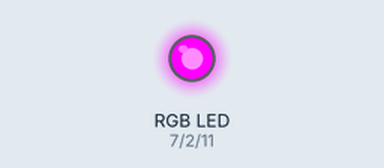
A sketch run on a simulated Arduino Uno, built for the host (arithmetic inside an expression is 32-bit, double 64-bit). Shown: an RGB LED mixed from three pins (HIGH = lit). What the sketch prints to the serial monitor is not drawn.

Above: at 0.1 s.
Timing chart, 0 to 1.6 s (numbered marks = the images above):
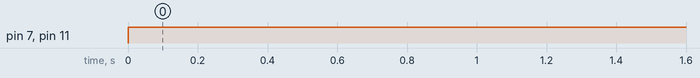

The sketch:

RGB_LED.ino
```cpp
int bluePin = 11;
int redPin = 7;
int greenPin = 2;
int dt = 250;
String myColor;
void setup() {
  // put your setup code here, to run once:
    Serial.begin(2000000);
    pinMode(redPin, OUTPUT);
    pinMode(greenPin, OUTPUT);
    pinMode(bluePin, OUTPUT);
}

void loop() {
  Serial.println("Choose color");
  //while (Serial.available() == 0) {}
  //myColor = Serial.readString();
  //if (myColor == "yellow") {

  analogWrite(redPin, 255);
  analogWrite(greenPin, 0);
  analogWrite(bluePin, 255);

  //}

}
```

Measured:
- by itself, pin 7 (redPin), pin 11 (bluePin): LOW → HIGH at 0.00 s
